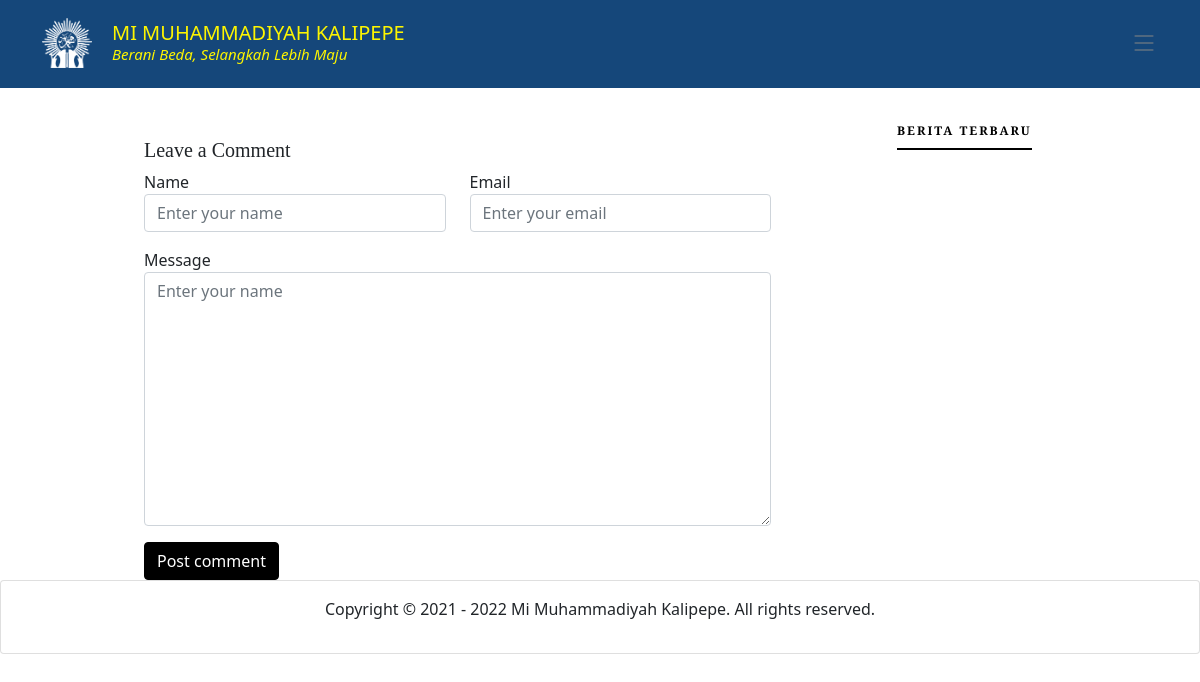
/index.php/home/berita_detail, run on an earlier commit of the app's database.
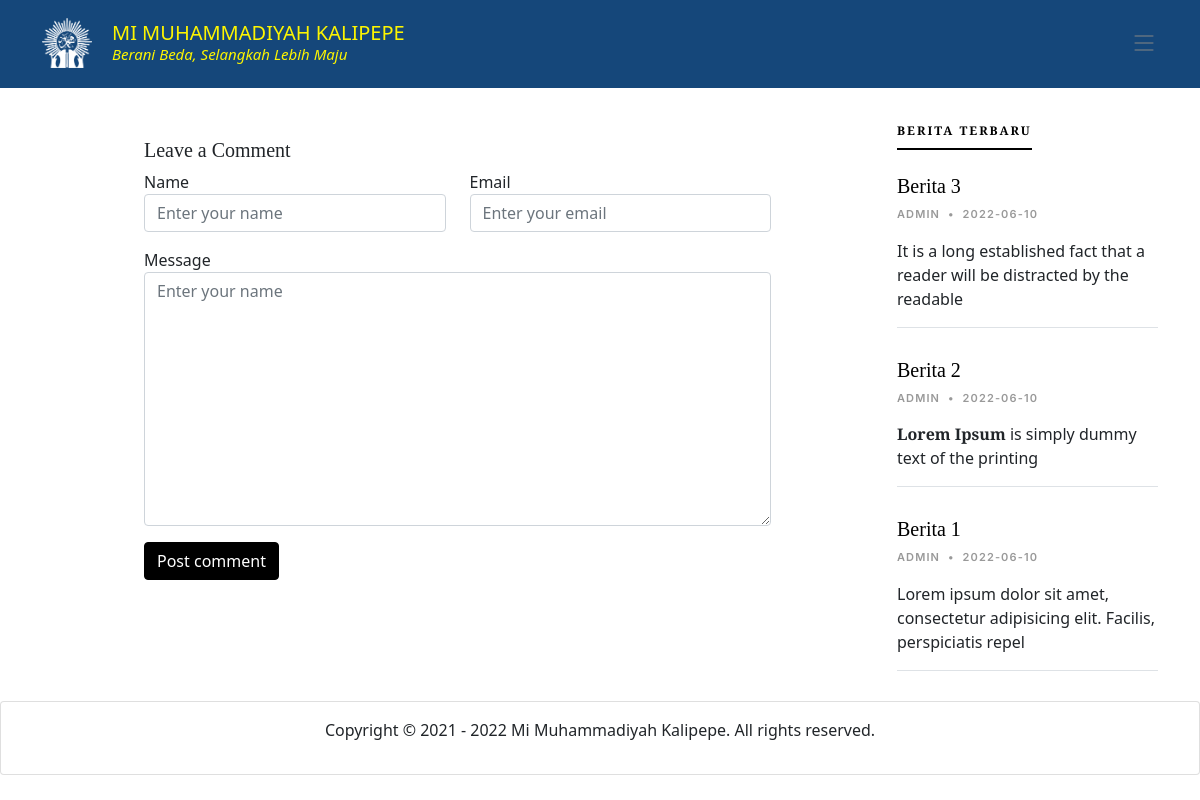
And on a later commit of the database.
### tables this page shows
CREATE TABLE `tb_berita` (
  `id_berita` int(11) NOT NULL,
  `judul_berita` longtext NOT NULL,
  `isi_berita` longtext NOT NULL,
  `tanggal_berita` date NOT NULL DEFAULT current_timestamp(),
  `gambar_berita` varchar(64) NOT NULL,
  `author` varchar(32) NOT NULL
);

### application/controllers/Home.php (called while the page is built, shortened)
<?php
class Home extends CI_Controller {
	public function __construct(){
		$this->load->model('main_model','', TRUE);
		$this->load->model('m_app','', TRUE);
		$this->load->model('ModelBerita','', TRUE);
		$this->load->library('pagination');
		$this->load->helper('url');
	}
	public function berita_detail(){
		$id_berita = $this->uri->segment(2);
		$data['berita'] = $this->ModelBerita->getBeritaId($id_berita);
		$data['beritaside'] = $this->ModelBerita->read_berita()->result();
		$this->load->view('berita-detail',$data);
	}
}

### index.php (called while the page is built, shortened)
<?php
require_once BASEPATH.'core/CodeIgniter.php';

### application/models/ModelBerita.php (called while the page is built, shortened)
<?php
class ModelBerita extends CI_Model{
    function read_berita(){
        $this->db->order_by("id_berita", "desc");
        return $this->db->get('tb_berita');
    }
}
 ?>

### application/views/berita-detail.php (the view, shortened to what this page needs)
<!DOCTYPE html>
<html lang="en">
<head>
</head>
<body>
  <main id="main">
    <section class="single-post-content">
      <div class="container">
        <div class="row">
          <div class="col-md-9 post-content" data-aos="fade-up">
            <div class="row justify-content-center mt-5">
              <div class="col-lg-12">
                <h5 class="comment-title">Leave a Comment</h5>
                <div class="row">
                  <div class="col-lg-6 mb-3">
                    <label for="comment-name">Name</label>
                    <input type="text" class="form-control" id="comment-name" placeholder="Enter your name">
                  </div>
                  <div class="col-lg-6 mb-3">
                    <label for="comment-email">Email</label>
                    <input type="text" class="form-control" id="comment-email" placeholder="Enter your email">
                  </div>
                  <div class="col-12 mb-3">
                    <label for="comment-message">Message</label>
                    <textarea class="form-control" id="comment-message" placeholder="Enter your name" cols="30" rows="10"></textarea>
                  </div>
                  <div class="col-12">
                    <input type="submit" class="btn btn-primary" value="Post comment">
                  </div>
                </div>
              </div>
            </div>
          </div>
          <div class="col-md-3">
            <div class="aside-block">
              <ul class="nav nav-pills custom-tab-nav mb-4 mt-4" id="pills-tab" role="tablist">
                <li class="nav-item" role="presentation">
                  <button class="nav-link active" id="pills-popular-tab" data-bs-toggle="pill" data-bs-target="#pills-popular" type="button" role="tab" aria-controls="pills-popular" aria-selected="true">Berita Terbaru</button>
                </li>
              </ul>
              <div class="tab-content" id="pills-tabContent">
                <div class="tab-pane fade show active" id="pills-popular" role="tabpanel" aria-labelledby="pills-popular-tab">
                  <?php foreach ($beritaside as $news) { ?>
                  <div class="post-entry-1 border-bottom">
                    <h2 class="mb-2"><a href="<?php echo base_url()?>berita-detail"><?php echo $news->judul_berita ?></a></h2>
                    <div class="post-meta"><span class="author mb-3 "><?php echo $news->author ?></span> <span class="mx-1">&bullet;</span> <span><?php echo $news->tanggal_berita ?></span></div>
                    <p><?php echo substr($news->isi_berita,0, 100 ) ?></p>
                  </div>
                  <?php } ?>
                </div>
              </div>
            </div>
          </div>
        </div>
      </div>
    </section>
  </main>
</body>
</html>

What changed in the data, as far as the page shows it:
added tb_berita: judul_berita "Berita 3", author "ADMIN", tanggal_berita "2022-06-10", isi_berita "It is a long established fact that a reader will be distracted by the readable"
added tb_berita: judul_berita "Berita 2", author "ADMIN", tanggal_berita "2022-06-10", isi_berita "Lorem Ipsum is simply dummy text of the printing"
added tb_berita: judul_berita "Berita 1", author "ADMIN", tanggal_berita "2022-06-10", isi_berita "Lorem ipsum dolor sit amet, consectetur adipisicing elit. Facilis, perspiciatis repel"
